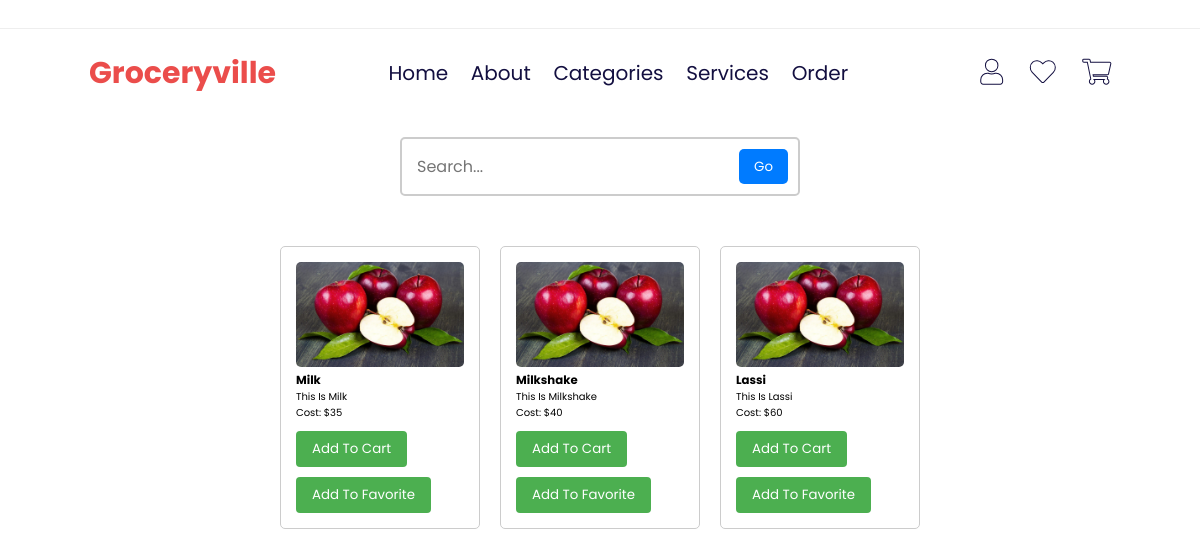
The page /dairy_products on the database its author committed.
### tables this page shows
CREATE TABLE dairyProducts(id INTEGER PRIMARY KEY,pname TEXT,description TEXT,cost INTEGER);

### main.py (the view)
@app.route('/dairy_products')
def dairyProd():
    if "cname" in session and session['role'] == 'admin':
        return render_template('admin_dp.html', username=session["cname"])
    else:
        con = sqlite3.connect("database.db")
        con.row_factory = sqlite3.Row
        cur = con.cursor()
        cur.execute("SELECT * FROM dairyProducts")
        dairyProd_data = cur.fetchall()
        con.close()
        return render_template("dairyProducts.html", dairyProd_data=dairyProd_data)

### templates/dairyProducts.html (shortened to what this page needs)
<!DOCTYPE html>
<html lang="en">
<head>
    <link rel="stylesheet" href="https://cdnjs.cloudflare.com/ajax/libs/font-awesome/5.15.4/css/all.min.css">
</head>
<body>
<header>
    <div class="header-top">
    </div>
    <div class="header-main">
        <a href="#" class="logo"> <i class="fa-sharp fa-solid fa-cart-shopping"></i></i> Groceryville</a>
        <nav class="navbar">
            <a href="/customer">home</a>
            <a href="/about">about</a>
            <a href="/categories">Categories</a>
            <a href="/services">services</a>
            <a href="/order">order</a>
        </nav>
        <div class="icons">
            <button class="action-btn">
                <a href="/admin" class="fas fa-user"></a>
            </button>
            <button class="action-btn">
                <a href="/fav" class="fas fa-heart"></a>
            </button>
            <button class="action-btn">
                <a href="/addcart" class="fas fa-shopping-cart"></a>
            </button>
        </div>
    </div>
</header>
<div class="search-bar">
        <input type="text" id="searchInput" placeholder="Search...">
        <button onclick="searchAndNavigate()">Go</button>
    </div>
<div style="display:flex; align-items:center;justify-content:center;flex-wrap:wrap">
    <div class="content" style="display:flex; align-items:center;justify-content:center">
        {% for product in dairyProd_data %}
        <div class="card">
            <img src="static/images/apple.jpg" alt="Product 1 Image">
            <h3>{{ product.pname }}</h3>
            <p>{{ product.description }}</p>
            <p>Cost: ${{ product.cost }}</p>
            <button onclick="addToCart('{{ product.pname }}', '{{ product.cost }}', 'static/images/apple.jpg')">Add to
                Cart
            </button>
            <button onclick="addToFav('{{ product.pname }}', '{{ product.cost }}', 'static/images/apple.jpg')">Add to favorite</button>
        </div>
        {% endfor %}
    </div>
</div>
</body>
</html>

### templates/dairyProducts.html (style rules this page uses)
* { font-family: 'Poppins', sans-serif; margin: 0; padding: 0; box-sizing: border-box; outline: none; border: none; text-decoration: none; text-transform: capitalize; transition: .2s linear; }
html { font-size: 62.5%; scroll-behavior: smooth; scroll-padding-top: 7rem; overflow-x: hidden; }
.content { padding: 20px; }
.card { border: 1px solid #ccc; border-radius: 5px; padding: 15px; margin: 10px; width: 200px; display: inline-block; }
.card img { width: 100%; height: auto; border-radius: 5px; }
.search-bar { margin: 20px auto; max-width: 400px; padding: 10px; border: 2px solid #ccc; border-radius: 5px; display: flex; justify-content: space-between; }
.search-bar input[type="text"] { flex: 1; padding: 5px; font-size: 16px; border: none; outline: none; }
.search-bar button { padding: 5px 15px; background-color: #007bff; color: white; border: none; border-radius: 5px; cursor: pointer; }
.header-top { display: flex; align-items: center; justify-content: space-between; padding: 1.4rem 7%; border-bottom: .1rem solid #eee; }
.header-main { background: #fff; display: flex; align-items: center; justify-content: space-between; padding: 2rem 7%; position: relative; }
.header-main .logo { color: #eb4d4b; font-size: 3rem; font-weight: bolder; }
.header-main .logo i { padding-right: .5rem; color: #130f40; }
.header-main .navbar a { font-size: 2rem; color: #130f40; margin: 0 1rem; }
.header-main .icons .action-btn { position: relative; font-size: 2.5rem; margin-left: 1.5rem; color: #454545; padding: .5rem; background: #fff; }
.header-main .icons .action-btn a { color: #fff; -webkit-text-stroke: .1rem #130f40; }

### rows shown on the page
dairyProducts: pname "Milk", description "This Is Milk", cost "35"
dairyProducts: pname "Milkshake", description "This Is Milkshake", cost "40"
dairyProducts: pname "Lassi", description "This Is Lassi", cost "60"
